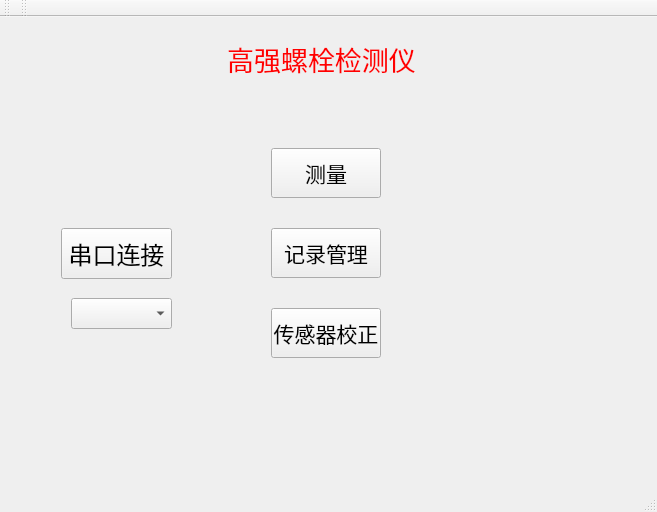
<?xml version="1.0" encoding="UTF-8"?>
<ui version="4.0">
 <class>MainWindow</class>
 <widget class="QMainWindow" name="MainWindow">
  <property name="geometry">
   <rect>
    <x>0</x>
    <y>0</y>
    <width>657</width>
    <height>512</height>
   </rect>
  </property>
  <property name="sizePolicy">
   <sizepolicy hsizetype="Expanding" vsizetype="Expanding">
    <horstretch>0</horstretch>
    <verstretch>0</verstretch>
   </sizepolicy>
  </property>
  <property name="windowTitle">
   <string>MainWindow</string>
  </property>
  <property name="autoFillBackground">
   <bool>true</bool>
  </property>
  <property name="styleSheet">
   <string notr="true"/>
  </property>
  <widget class="QWidget" name="centralWidget">
   <layout class="QHBoxLayout" name="horizontalLayout">
    <item>
     <widget class="QStackedWidget" name="stackedWidget">
      <property name="enabled">
       <bool>true</bool>
      </property>
      <property name="baseSize">
       <size>
        <width>0</width>
        <height>0</height>
       </size>
      </property>
      <property name="autoFillBackground">
       <bool>true</bool>
      </property>
      <property name="styleSheet">
       <string notr="true"/>
      </property>
      <property name="frameShape">
       <enum>QFrame::NoFrame</enum>
      </property>
      <widget class="QWidget" name="mainpage">
       <widget class="QLabel" name="label">
        <property name="geometry">
         <rect>
          <x>210</x>
          <y>10</y>
          <width>201</width>
          <height>41</height>
         </rect>
        </property>
        <property name="font">
         <font>
          <family>新宋体</family>
          <pointsize>20</pointsize>
         </font>
        </property>
        <property name="autoFillBackground">
         <bool>false</bool>
        </property>
        <property name="styleSheet">
         <string notr="true">background-color: rgba(0, 0, 0, 0);
color: rgb(255, 0, 0);</string>
        </property>
        <property name="text">
         <string>高强螺栓检测仪</string>
        </property>
        <property name="alignment">
         <set>Qt::AlignCenter</set>
        </property>
       </widget>
       <widget class="QPushButton" name="measure">
        <property name="geometry">
         <rect>
          <x>260</x>
          <y>120</y>
          <width>110</width>
          <height>50</height>
         </rect>
        </property>
        <property name="sizePolicy">
         <sizepolicy hsizetype="Minimum" vsizetype="Preferred">
          <horstretch>2</horstretch>
          <verstretch>0</verstretch>
         </sizepolicy>
        </property>
        <property name="font">
         <font>
          <family>新宋体</family>
          <pointsize>16</pointsize>
         </font>
        </property>
        <property name="styleSheet">
         <string notr="true"/>
        </property>
        <property name="text">
         <string>测量</string>
        </property>
       </widget>
       <widget class="QPushButton" name="record">
        <property name="geometry">
         <rect>
          <x>260</x>
          <y>200</y>
          <width>110</width>
          <height>50</height>
         </rect>
        </property>
        <property name="sizePolicy">
         <sizepolicy hsizetype="Minimum" vsizetype="Preferred">
          <horstretch>2</horstretch>
          <verstretch>0</verstretch>
         </sizepolicy>
        </property>
        <property name="font">
         <font>
          <family>新宋体</family>
          <pointsize>16</pointsize>
         </font>
        </property>
        <property name="styleSheet">
         <string notr="true"/>
        </property>
        <property name="text">
         <string>记录管理</string>
        </property>
       </widget>
       <widget class="QPushButton" name="adjust">
        <property name="geometry">
         <rect>
          <x>260</x>
          <y>280</y>
          <width>110</width>
          <height>50</height>
         </rect>
        </property>
        <property name="sizePolicy">
         <sizepolicy hsizetype="Minimum" vsizetype="Preferred">
          <horstretch>2</horstretch>
          <verstretch>0</verstretch>
         </sizepolicy>
        </property>
        <property name="font">
         <font>
          <family>Agency FB</family>
          <pointsize>16</pointsize>
         </font>
        </property>
        <property name="text">
         <string>传感器校正</string>
        </property>
       </widget>
       <widget class="QPushButton" name="serial_port_con">
        <property name="geometry">
         <rect>
          <x>50</x>
          <y>200</y>
          <width>111</width>
          <height>51</height>
         </rect>
        </property>
        <property name="font">
         <font>
          <family>Agency FB</family>
          <pointsize>18</pointsize>
         </font>
        </property>
        <property name="text">
         <string>串口连接</string>
        </property>
       </widget>
       <widget class="QComboBox" name="comboBox_3">
        <property name="geometry">
         <rect>
          <x>60</x>
          <y>270</y>
          <width>101</width>
          <height>31</height>
         </rect>
        </property>
       </widget>
       <widget class="QLabel" name="label_11">
        <property name="geometry">
         <rect>
          <x>40</x>
          <y>160</y>
          <width>141</width>
          <height>31</height>
         </rect>
        </property>
        <property name="font">
         <font>
          <family>Agency FB</family>
          <pointsize>12</pointsize>
         </font>
        </property>
        <property name="styleSheet">
         <string notr="true">color: rgb(255, 0, 0);</string>
        </property>
        <property name="text">
         <string/>
        </property>
       </widget>
       <widget class="QLabel" name="label_12">
        <property name="geometry">
         <rect>
          <x>260</x>
          <y>80</y>
          <width>121</width>
          <height>31</height>
         </rect>
        </property>
        <property name="font">
         <font>
          <family>Agency FB</family>
          <pointsize>12</pointsize>
         </font>
        </property>
        <property name="text">
         <string/>
        </property>
       </widget>
      </widget>
      <widget class="QWidget" name="pageselect">
       <widget class="QLabel" name="label_2">
        <property name="geometry">
         <rect>
          <x>210</x>
          <y>10</y>
          <width>201</width>
          <height>31</height>
         </rect>
        </property>
        <property name="font">
         <font>
          <family>新宋体</family>
          <pointsize>20</pointsize>
         </font>
        </property>
        <property name="styleSheet">
         <string notr="true">color: rgb(255, 0, 0);</string>
        </property>
        <property name="frameShape">
         <enum>QFrame::NoFrame</enum>
        </property>
        <property name="text">
         <string>选择螺栓类型</string>
        </property>
        <property name="alignment">
         <set>Qt::AlignCenter</set>
        </property>
       </widget>
       <widget class="QPushButton" name="pushButton">
        <property name="geometry">
         <rect>
          <x>80</x>
          <y>120</y>
          <width>110</width>
          <height>50</height>
         </rect>
        </property>
        <property name="font">
         <font>
          <family>新宋体</family>
          <pointsize>16</pointsize>
         </font>
        </property>
        <property name="text">
         <string>大六角型</string>
        </property>
       </widget>
       <widget class="QPushButton" name="pushButton_2">
        <property name="geometry">
         <rect>
          <x>260</x>
          <y>120</y>
          <width>110</width>
          <height>50</height>
         </rect>
        </property>
        <property name="font">
         <font>
          <family>新宋体</family>
          <pointsize>16</pointsize>
         </font>
        </property>
        <property name="text">
         <string>扭剪型</string>
        </property>
       </widget>
       <widget class="QPushButton" name="pushButton_3">
        <property name="geometry">
         <rect>
          <x>440</x>
          <y>120</y>
          <width>110</width>
          <height>50</height>
         </rect>
        </property>
        <property name="font">
         <font>
          <family>新宋体</family>
          <pointsize>16</pointsize>
         </font>
        </property>
        <property name="text">
         <string>特殊规格</string>
        </property>
       </widget>
       <widget class="QPushButton" name="pushButton_4">
        <property name="geometry">
         <rect>
          <x>80</x>
          <y>220</y>
          <width>110</width>
          <height>50</height>
         </rect>
        </property>
        <property name="font">
         <font>
          <family>新宋体</family>
          <pointsize>16</pointsize>
         </font>
        </property>
        <property name="text">
         <string>手动</string>
        </property>
       </widget>
       <widget class="QPushButton" name="pushButton_5">
        <property name="geometry">
         <rect>
          <x>260</x>
          <y>220</y>
          <width>110</width>
          <height>50</height>
         </rect>
        </property>
        <property name="font">
         <font>
          <family>新宋体</family>
          <pointsize>16</pointsize>
         </font>
        </property>
        <property name="text">
         <string>取消</string>
        </property>
       </widget>
      </widget>
      <widget class="QWidget" name="testpage">
       <widget class="QLabel" name="label_3">
        <property name="geometry">
         <rect>
          <x>40</x>
          <y>120</y>
          <width>91</width>
          <height>31</height>
         </rect>
        </property>
        <property name="font">
         <font>
          <family>新宋体</family>
          <pointsize>16</pointsize>
         </font>
        </property>
        <property name="text">
         <string>委托编号</string>
        </property>
       </widget>
       <widget class="QLabel" name="label_4">
        <property name="geometry">
         <rect>
          <x>40</x>
          <y>190</y>
          <width>101</width>
          <height>31</height>
         </rect>
        </property>
        <property name="font">
         <font>
          <family>新宋体</family>
          <pointsize>16</pointsize>
         </font>
        </property>
        <property name="text">
         <string>检验编号</string>
        </property>
       </widget>
       <widget class="QLabel" name="label_5">
        <property name="geometry">
         <rect>
          <x>293</x>
          <y>120</y>
          <width>91</width>
          <height>31</height>
         </rect>
        </property>
        <property name="font">
         <font>
          <family>新宋体</family>
          <pointsize>16</pointsize>
         </font>
        </property>
        <property name="text">
         <string>规格型号</string>
        </property>
       </widget>
       <widget class="QLabel" name="label_8">
        <property name="geometry">
         <rect>
          <x>290</x>
          <y>190</y>
          <width>91</width>
          <height>31</height>
         </rect>
        </property>
        <property name="font">
         <font>
          <family>新宋体</family>
          <pointsize>16</pointsize>
         </font>
        </property>
        <property name="text">
         <string>性能等级</string>
        </property>
       </widget>
       <widget class="QPushButton" name="pushButton_6">
        <property name="geometry">
         <rect>
          <x>140</x>
          <y>290</y>
          <width>131</width>
          <height>51</height>
         </rect>
        </property>
        <property name="font">
         <font>
          <family>新宋体</family>
          <pointsize>20</pointsize>
         </font>
        </property>
        <property name="text">
         <string>取消</string>
        </property>
       </widget>
       <widget class="QPushButton" name="pushButton_7">
        <property name="geometry">
         <rect>
          <x>360</x>
          <y>290</y>
          <width>131</width>
          <height>51</height>
         </rect>
        </property>
        <property name="font">
         <font>
          <family>新宋体</family>
          <pointsize>20</pointsize>
         </font>
        </property>
        <property name="text">
         <string>确认</string>
        </property>
       </widget>
       <widget class="QComboBox" name="comboBox">
        <property name="geometry">
         <rect>
          <x>390</x>
          <y>110</y>
          <width>101</width>
          <height>41</height>
         </rect>
        </property>
        <property name="font">
         <font>
          <family>新宋体</family>
          <pointsize>20</pointsize>
         </font>
        </property>
        <property name="autoFillBackground">
         <bool>false</bool>
        </property>
        <property name="styleSheet">
         <string notr="true"/>
        </property>
        <property name="frame">
         <bool>true</bool>
        </property>
        <item>
         <property name="text">
          <string>  M12</string>
         </property>
        </item>
        <item>
         <property name="text">
          <string>  M16</string>
         </property>
        </item>
        <item>
         <property name="text">
          <string>  M20</string>
         </property>
        </item>
        <item>
         <property name="text">
          <string>  M22</string>
         </property>
        </item>
        <item>
         <property name="text">
          <string>  M24</string>
         </property>
        </item>
        <item>
         <property name="text">
          <string>  M27</string>
         </property>
        </item>
        <item>
         <property name="text">
          <string>  M30</string>
         </property>
        </item>
       </widget>
       <widget class="QComboBox" name="comboBox_2">
        <property name="geometry">
         <rect>
          <x>390</x>
          <y>180</y>
          <width>101</width>
          <height>41</height>
         </rect>
        </property>
        <property name="font">
         <font>
          <family>新宋体</family>
          <pointsize>20</pointsize>
         </font>
        </property>
        <item>
         <property name="text">
          <string>10.9S</string>
         </property>
        </item>
        <item>
         <property name="text">
          <string>8.8S</string>
         </property>
        </item>
       </widget>
       <widget class="QLabel" name="label_6">
        <property name="geometry">
         <rect>
          <x>490</x>
          <y>120</y>
          <width>31</width>
          <height>21</height>
         </rect>
        </property>
        <property name="font">
         <font>
          <family>新宋体</family>
          <pointsize>20</pointsize>
         </font>
        </property>
        <property name="text">
         <string>-</string>
        </property>
        <property name="alignment">
         <set>Qt::AlignCenter</set>
        </property>
       </widget>
       <widget class="QLineEdit" name="lineEdit">
        <property name="geometry">
         <rect>
          <x>140</x>
          <y>110</y>
          <width>131</width>
          <height>41</height>
         </rect>
        </property>
        <property name="font">
         <font>
          <family>新宋体</family>
          <pointsize>20</pointsize>
         </font>
        </property>
        <property name="text">
         <string>11111111</string>
        </property>
        <property name="alignment">
         <set>Qt::AlignCenter</set>
        </property>
       </widget>
       <widget class="QLineEdit" name="lineEdit_2">
        <property name="geometry">
         <rect>
          <x>140</x>
          <y>180</y>
          <width>131</width>
          <height>41</height>
         </rect>
        </property>
        <property name="font">
         <font>
          <family>新宋体</family>
          <pointsize>20</pointsize>
         </font>
        </property>
        <property name="text">
         <string>11111111</string>
        </property>
        <property name="alignment">
         <set>Qt::AlignCenter</set>
        </property>
       </widget>
       <widget class="QLabel" name="label_15">
        <property name="geometry">
         <rect>
          <x>120</x>
          <y>20</y>
          <width>401</width>
          <height>51</height>
         </rect>
        </property>
        <property name="font">
         <font>
          <family>新宋体</family>
          <pointsize>20</pointsize>
         </font>
        </property>
        <property name="styleSheet">
         <string notr="true">color: rgb(255, 0, 0);</string>
        </property>
        <property name="text">
         <string>高强度大六角头螺栓-测试信息</string>
        </property>
        <property name="alignment">
         <set>Qt::AlignCenter</set>
        </property>
       </widget>
       <widget class="QLineEdit" name="lineEdit_3">
        <property name="geometry">
         <rect>
          <x>520</x>
          <y>110</y>
          <width>71</width>
          <height>41</height>
         </rect>
        </property>
        <property name="font">
         <font>
          <family>新宋体</family>
          <pointsize>18</pointsize>
         </font>
        </property>
        <property name="text">
         <string>100</string>
        </property>
        <property name="alignment">
         <set>Qt::AlignCenter</set>
        </property>
       </widget>
      </widget>
      <widget class="QWidget" name="testbegin">
       <widget class="QLabel" name="label_7">
        <property name="geometry">
         <rect>
          <x>10</x>
          <y>100</y>
          <width>81</width>
          <height>41</height>
         </rect>
        </property>
        <property name="font">
         <font>
          <family>新宋体</family>
          <pointsize>20</pointsize>
         </font>
        </property>
        <property name="text">
         <string>轴力：</string>
        </property>
       </widget>
       <widget class="QLabel" name="label_9">
        <property name="geometry">
         <rect>
          <x>10</x>
          <y>150</y>
          <width>91</width>
          <height>31</height>
         </rect>
        </property>
        <property name="font">
         <font>
          <family>新宋体</family>
          <pointsize>20</pointsize>
         </font>
        </property>
        <property name="text">
         <string>扭矩：</string>
        </property>
       </widget>
       <widget class="QProgressBar" name="progressBar">
        <property name="enabled">
         <bool>true</bool>
        </property>
        <property name="geometry">
         <rect>
          <x>80</x>
          <y>103</y>
          <width>250</width>
          <height>35</height>
         </rect>
        </property>
        <property name="autoFillBackground">
         <bool>true</bool>
        </property>
        <property name="styleSheet">
         <string notr="true">color: rgb(255, 0, 0);</string>
        </property>
        <property name="textVisible">
         <bool>false</bool>
        </property>
        <property name="orientation">
         <enum>Qt::Horizontal</enum>
        </property>
        <property name="invertedAppearance">
         <bool>false</bool>
        </property>
        <property name="format">
         <string>%P KN</string>
        </property>
       </widget>
       <widget class="QProgressBar" name="progressBar_2">
        <property name="enabled">
         <bool>true</bool>
        </property>
        <property name="geometry">
         <rect>
          <x>80</x>
          <y>150</y>
          <width>250</width>
          <height>35</height>
         </rect>
        </property>
        <property name="textVisible">
         <bool>false</bool>
        </property>
        <property name="format">
         <string>%p n.m</string>
        </property>
       </widget>
       <widget class="QPushButton" name="pushButton_8">
        <property name="geometry">
         <rect>
          <x>30</x>
          <y>220</y>
          <width>81</width>
          <height>41</height>
         </rect>
        </property>
        <property name="font">
         <font>
          <family>新宋体</family>
          <pointsize>16</pointsize>
         </font>
        </property>
        <property name="text">
         <string>开始</string>
        </property>
       </widget>
       <widget class="QPushButton" name="pushButton_9">
        <property name="geometry">
         <rect>
          <x>130</x>
          <y>220</y>
          <width>81</width>
          <height>41</height>
         </rect>
        </property>
        <property name="font">
         <font>
          <family>新宋体</family>
          <pointsize>16</pointsize>
         </font>
        </property>
        <property name="text">
         <string>停止</string>
        </property>
       </widget>
       <widget class="QPushButton" name="pushButton_10">
        <property name="geometry">
         <rect>
          <x>230</x>
          <y>220</y>
          <width>81</width>
          <height>41</height>
         </rect>
        </property>
        <property name="font">
         <font>
          <family>新宋体</family>
          <pointsize>16</pointsize>
         </font>
        </property>
        <property name="text">
         <string>清零</string>
        </property>
       </widget>
       <widget class="QPushButton" name="pushButton_11">
        <property name="geometry">
         <rect>
          <x>130</x>
          <y>280</y>
          <width>81</width>
          <height>41</height>
         </rect>
        </property>
        <property name="font">
         <font>
          <family>新宋体</family>
          <pointsize>16</pointsize>
         </font>
        </property>
        <property name="text">
         <string>返回</string>
        </property>
       </widget>
       <widget class="QLabel" name="label_10">
        <property name="geometry">
         <rect>
          <x>150</x>
          <y>0</y>
          <width>321</width>
          <height>31</height>
         </rect>
        </property>
        <property name="font">
         <font>
          <family>新宋体</family>
          <pointsize>20</pointsize>
         </font>
        </property>
        <property name="styleSheet">
         <string notr="true">color: rgb(255, 0, 0);</string>
        </property>
        <property name="text">
         <string>高强度大六角头螺栓测试</string>
        </property>
        <property name="alignment">
         <set>Qt::AlignCenter</set>
        </property>
       </widget>
       <widget class="QLabel" name="label_13">
        <property name="geometry">
         <rect>
          <x>120</x>
          <y>100</y>
          <width>91</width>
          <height>41</height>
         </rect>
        </property>
        <property name="font">
         <font>
          <family>新宋体</family>
          <pointsize>14</pointsize>
         </font>
        </property>
        <property name="layoutDirection">
         <enum>Qt::LeftToRight</enum>
        </property>
        <property name="text">
         <string>0.00</string>
        </property>
        <property name="alignment">
         <set>Qt::AlignRight|Qt::AlignTrailing|Qt::AlignVCenter</set>
        </property>
       </widget>
       <widget class="QLabel" name="label_14">
        <property name="geometry">
         <rect>
          <x>120</x>
          <y>150</y>
          <width>91</width>
          <height>41</height>
         </rect>
        </property>
        <property name="font">
         <font>
          <family>新宋体</family>
          <pointsize>14</pointsize>
         </font>
        </property>
        <property name="text">
         <string>0.0</string>
        </property>
        <property name="alignment">
         <set>Qt::AlignRight|Qt::AlignTrailing|Qt::AlignVCenter</set>
        </property>
       </widget>
       <widget class="QLabel" name="label_16">
        <property name="geometry">
         <rect>
          <x>220</x>
          <y>101</y>
          <width>54</width>
          <height>41</height>
         </rect>
        </property>
        <property name="font">
         <font>
          <family>新宋体</family>
          <pointsize>14</pointsize>
         </font>
        </property>
        <property name="text">
         <string>KN</string>
        </property>
       </widget>
       <widget class="QLabel" name="label_17">
        <property name="geometry">
         <rect>
          <x>220</x>
          <y>150</y>
          <width>54</width>
          <height>41</height>
         </rect>
        </property>
        <property name="font">
         <font>
          <family>新宋体</family>
          <pointsize>14</pointsize>
         </font>
        </property>
        <property name="text">
         <string>n.m</string>
        </property>
       </widget>
       <widget class="QTableWidget" name="tableWidget">
        <property name="enabled">
         <bool>true</bool>
        </property>
        <property name="geometry">
         <rect>
          <x>340</x>
          <y>110</y>
          <width>281</width>
          <height>194</height>
         </rect>
        </property>
        <property name="autoFillBackground">
         <bool>false</bool>
        </property>
        <property name="lineWidth">
         <number>1</number>
        </property>
        <property name="verticalScrollBarPolicy">
         <enum>Qt::ScrollBarAsNeeded</enum>
        </property>
        <property name="horizontalScrollBarPolicy">
         <enum>Qt::ScrollBarAsNeeded</enum>
        </property>
        <property name="sizeAdjustPolicy">
         <enum>QAbstractScrollArea::AdjustToContents</enum>
        </property>
        <property name="editTriggers">
         <set>QAbstractItemView::NoEditTriggers</set>
        </property>
        <property name="dragEnabled">
         <bool>false</bool>
        </property>
        <property name="rowCount">
         <number>10</number>
        </property>
        <attribute name="horizontalHeaderCascadingSectionResizes">
         <bool>false</bool>
        </attribute>
        <attribute name="verticalHeaderCascadingSectionResizes">
         <bool>false</bool>
        </attribute>
        <row>
         <property name="text">
          <string/>
         </property>
        </row>
        <row>
         <property name="text">
          <string/>
         </property>
        </row>
        <row>
         <property name="text">
          <string/>
         </property>
        </row>
        <row>
         <property name="text">
          <string/>
         </property>
        </row>
        <row>
         <property name="text">
          <string/>
         </property>
        </row>
        <row>
         <property name="text">
          <string/>
         </property>
        </row>
        <row>
         <property name="text">
          <string/>
         </property>
        </row>
        <row>
         <property name="text">
          <string/>
         </property>
        </row>
        <row>
         <property name="text">
          <string/>
         </property>
        </row>
        <row>
         <property name="text">
          <string/>
         </property>
        </row>
        <column>
         <property name="text">
          <string/>
         </property>
        </column>
        <column>
         <property name="text">
          <string>轴力</string>
         </property>
        </column>
        <column>
         <property name="text">
          <string>扭力</string>
         </property>
        </column>
        <column>
         <property name="text">
          <string>系数</string>
         </property>
        </column>
       </widget>
       <widget class="QPushButton" name="pushButton_12">
        <property name="geometry">
         <rect>
          <x>380</x>
          <y>60</y>
          <width>91</width>
          <height>41</height>
         </rect>
        </property>
        <property name="font">
         <font>
          <family>Agency FB</family>
          <pointsize>16</pointsize>
         </font>
        </property>
        <property name="text">
         <string>保存</string>
        </property>
       </widget>
       <widget class="QPushButton" name="pushButton_13">
        <property name="geometry">
         <rect>
          <x>500</x>
          <y>60</y>
          <width>81</width>
          <height>41</height>
         </rect>
        </property>
        <property name="font">
         <font>
          <family>Agency FB</family>
          <pointsize>14</pointsize>
         </font>
        </property>
        <property name="text">
         <string>打印</string>
        </property>
       </widget>
       <widget class="QPushButton" name="pushButton_14">
        <property name="geometry">
         <rect>
          <x>350</x>
          <y>340</y>
          <width>81</width>
          <height>41</height>
         </rect>
        </property>
        <property name="font">
         <font>
          <family>Agency FB</family>
          <pointsize>14</pointsize>
         </font>
        </property>
        <property name="text">
         <string>删除</string>
        </property>
       </widget>
       <widget class="QLabel" name="label_18">
        <property name="geometry">
         <rect>
          <x>430</x>
          <y>30</y>
          <width>101</width>
          <height>31</height>
         </rect>
        </property>
        <property name="font">
         <font>
          <family>新宋体</family>
          <pointsize>14</pointsize>
         </font>
        </property>
        <property name="text">
         <string/>
        </property>
       </widget>
       <widget class="QWidget" name="">
        <property name="geometry">
         <rect>
          <x>450</x>
          <y>330</y>
          <width>171</width>
          <height>71</height>
         </rect>
        </property>
        <layout class="QHBoxLayout" name="horizontalLayout_2">
         <item>
          <layout class="QVBoxLayout" name="verticalLayout">
           <item>
            <widget class="QLabel" name="label_19">
             <property name="text">
              <string>&lt;html&gt;&lt;head/&gt;&lt;body&gt;&lt;p&gt;&lt;span style=&quot; font-size:14pt;&quot;&gt;均值：&lt;/span&gt;&lt;/p&gt;&lt;/body&gt;&lt;/html&gt;</string>
             </property>
            </widget>
           </item>
           <item>
            <widget class="QLabel" name="label_20">
             <property name="text">
              <string>&lt;html&gt;&lt;head/&gt;&lt;body&gt;&lt;p&gt;&lt;span style=&quot; font-size:14pt;&quot;&gt;标准差：&lt;/span&gt;&lt;/p&gt;&lt;/body&gt;&lt;/html&gt;</string>
             </property>
            </widget>
           </item>
          </layout>
         </item>
         <item>
          <layout class="QVBoxLayout" name="verticalLayout_2">
           <item>
            <widget class="QLabel" name="label_21">
             <property name="text">
              <string>&lt;html&gt;&lt;head/&gt;&lt;body&gt;&lt;p&gt;&lt;br/&gt;&lt;/p&gt;&lt;/body&gt;&lt;/html&gt;</string>
             </property>
            </widget>
           </item>
           <item>
            <widget class="QLabel" name="label_22">
             <property name="text">
              <string>&lt;html&gt;&lt;head/&gt;&lt;body&gt;&lt;p&gt;&lt;br/&gt;&lt;/p&gt;&lt;/body&gt;&lt;/html&gt;</string>
             </property>
            </widget>
           </item>
          </layout>
         </item>
        </layout>
       </widget>
      </widget>
     </widget>
    </item>
   </layout>
  </widget>
  <widget class="QMenuBar" name="menuBar">
   <property name="geometry">
    <rect>
     <x>0</x>
     <y>0</y>
     <width>657</width>
     <height>23</height>
    </rect>
   </property>
  </widget>
  <widget class="QToolBar" name="mainToolBar">
   <attribute name="toolBarArea">
    <enum>TopToolBarArea</enum>
   </attribute>
   <attribute name="toolBarBreak">
    <bool>false</bool>
   </attribute>
  </widget>
  <widget class="QStatusBar" name="statusBar"/>
  <widget class="QToolBar" name="toolBar">
   <property name="windowTitle">
    <string>toolBar</string>
   </property>
   <attribute name="toolBarArea">
    <enum>TopToolBarArea</enum>
   </attribute>
   <attribute name="toolBarBreak">
    <bool>false</bool>
   </attribute>
  </widget>
 </widget>
 <layoutdefault spacing="6" margin="11"/>
 <resources/>
 <connections/>
</ui>
